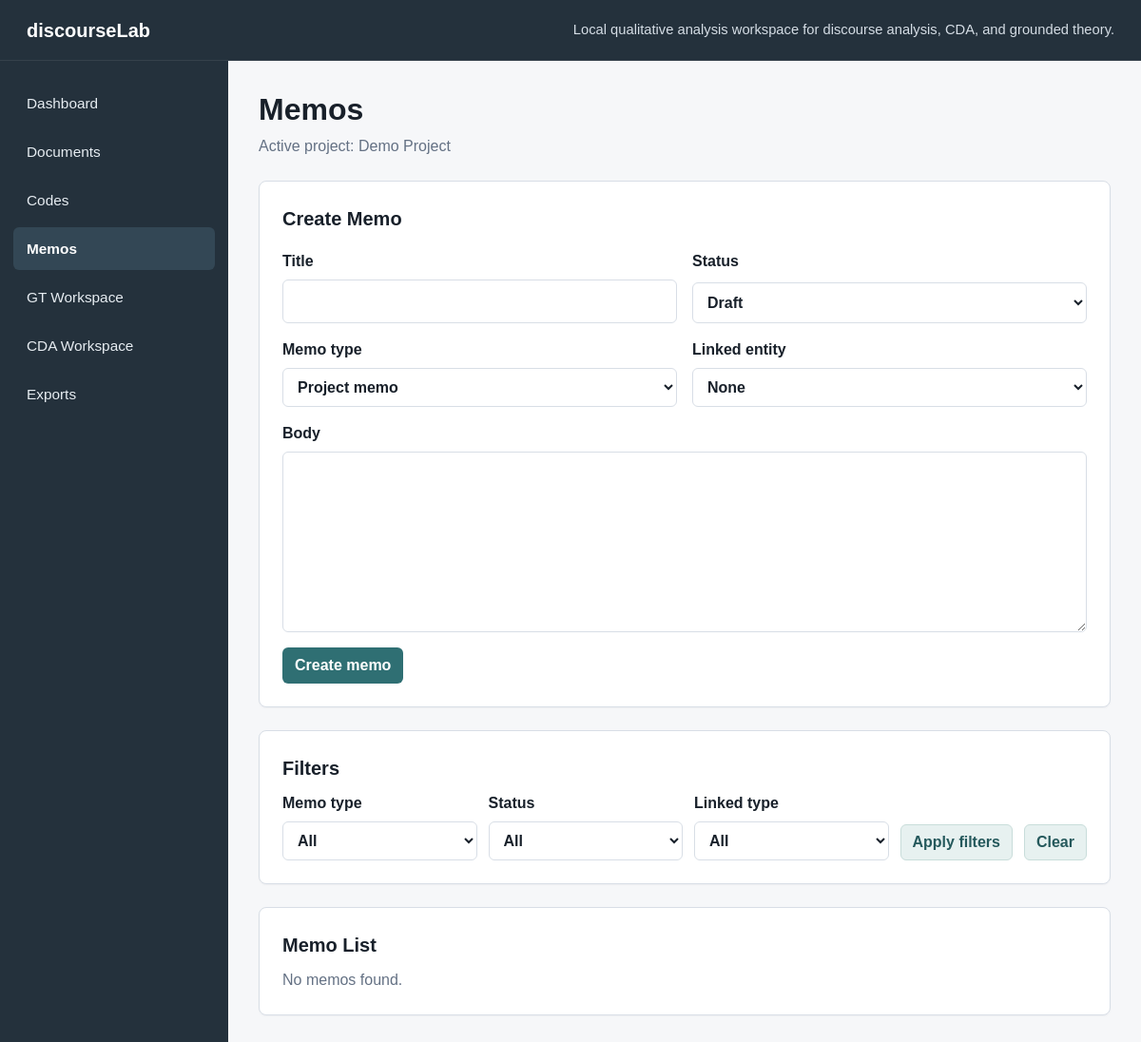
Before: /memos with the older database file.
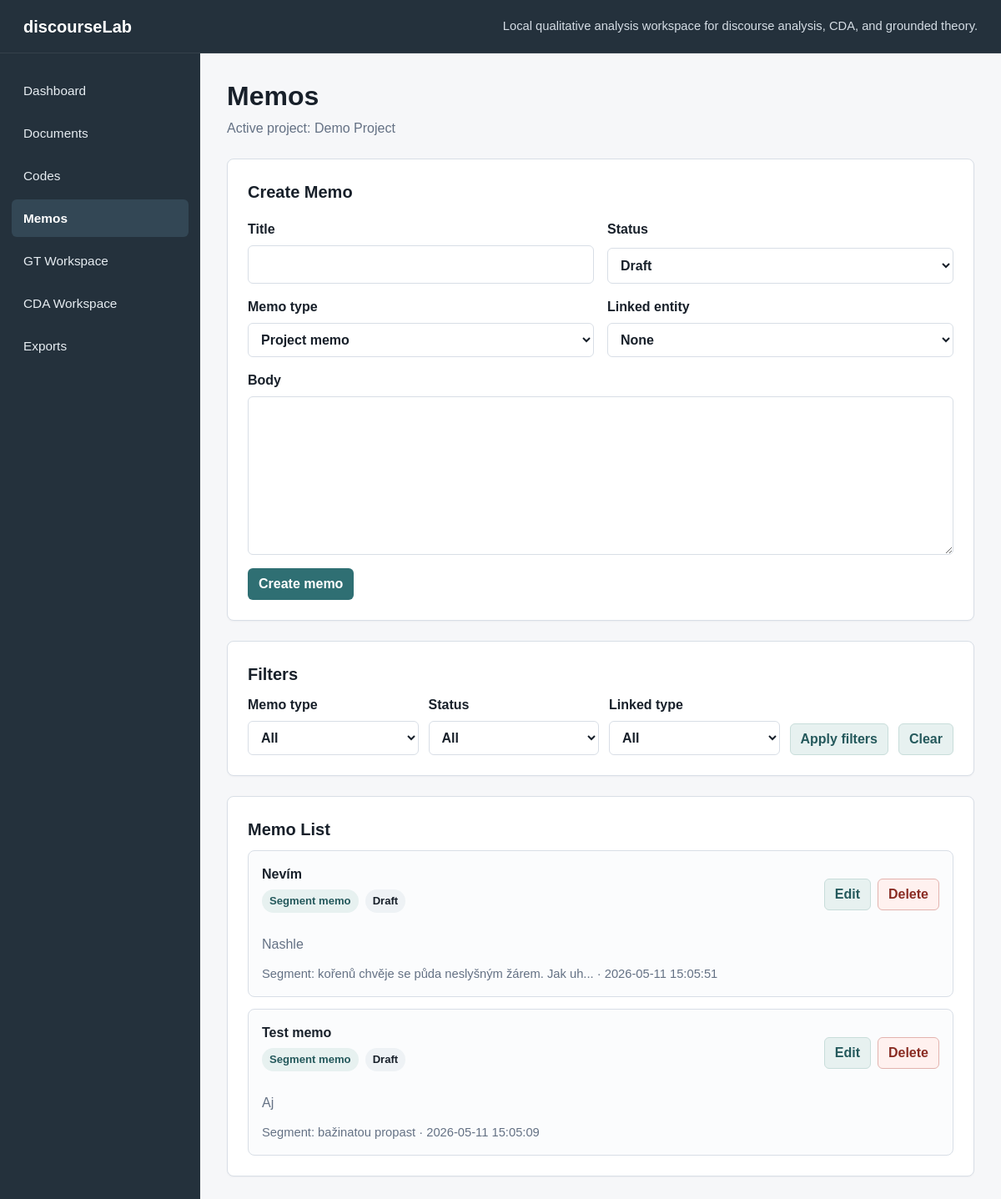
After: the same page with the newer database file.
### tables this page shows
CREATE TABLE memos (
    id INTEGER PRIMARY KEY AUTOINCREMENT,
    project_id INTEGER NOT NULL,
    title TEXT NOT NULL,
    body TEXT,
    memo_type TEXT NOT NULL DEFAULT 'analytic',
    linked_entity_type TEXT,
    linked_entity_id INTEGER,
    status TEXT NOT NULL DEFAULT 'draft',
    created_at TEXT NOT NULL DEFAULT CURRENT_TIMESTAMP,
    updated_at TEXT NOT NULL DEFAULT CURRENT_TIMESTAMP,
    FOREIGN KEY (project_id) REFERENCES projects (id) ON DELETE CASCADE
);

### app.py (the view)
    @app.route("/memos")
    def memos():
        active_project = get_active_project()
        filters = {
            "memo_type": request.args.get("memo_type", "").strip(),
            "status": request.args.get("status", "").strip(),
            "linked_entity_type": request.args.get("linked_entity_type", "").strip(),
            "linked_entity_id": request.args.get("linked_entity_id", "").strip(),
        }
        memo_rows = get_memos_for_project(active_project["id"], filters)
        return render_template(
            "memos.html",
            title="Memos",
            active_page="memos",
            active_project=active_project,
            memos=memo_rows,
            filters=filters,
            memo_type_labels=MEMO_TYPES,
            memo_status_labels=MEMO_STATUSES,
            documents=get_documents_for_memo_links(active_project["id"]),
            segments=get_segments_for_memo_links(active_project["id"]),
            codes=get_open_codes_for_project(active_project["id"]),
        )

### app.py (called while the page is built, shortened)
def get_db() -> sqlite3.Connection:
    if "db" not in g:
        g.db = sqlite3.connect(DATABASE)
        g.db.row_factory = sqlite3.Row
        g.db.execute("PRAGMA foreign_keys = ON")
    return g.db

def query_one(sql: str, params: tuple = ()) -> sqlite3.Row | None:
    return get_db().execute(sql, params).fetchone()

def query_all(sql: str, params: tuple = ()) -> list[sqlite3.Row]:
    return get_db().execute(sql, params).fetchall()

def get_active_project() -> sqlite3.Row:
    project = query_one(
        """
        SELECT id, name, description, created_at, updated_at
        FROM projects
        ORDER BY id
        LIMIT 1
        """
    )
    if project is not None:
        return project

def get_open_codes_for_project(project_id: int) -> list[sqlite3.Row]:
    return get_codes_for_project(project_id, "open")

def get_documents_for_memo_links(project_id: int) -> list[sqlite3.Row]:
    return query_all(
        """
        SELECT id, title
        FROM documents
        WHERE project_id = ?
        ORDER BY title COLLATE NOCASE
        """,
        (project_id,),
    )

### templates/memos.html (shortened to what this page needs)
{% extends "base.html" %}
{% block content %}
<section class="page-header">
    <h1>Memos</h1>
    <p>Active project: {{ active_project.name }}</p>
</section>
<section class="info-panel import-panel">
    <h2>Create Memo</h2>
    <form class="document-form" action="{{ url_for('create_memo') }}" method="post">
        <div class="form-grid">
            <label>
                <span>Title</span>
                <input type="text" name="title" required>
            </label>
            <label>
                <span>Status</span>
                <select name="status">
                    {% for value, label in memo_status_labels.items() %}
                        <option value="{{ value }}">{{ label }}</option>
                    {% endfor %}
                </select>
            </label>
        </div>
        <div class="form-grid">
            <label>
                <span>Memo type</span>
                <select name="memo_type" required>
                    {% for value, label in memo_type_labels.items() %}
                        <option value="{{ value }}" {{ "selected" if filters.memo_type == value else "" }}>{{ label }}</option>
                    {% endfor %}
                </select>
            </label>
            <label>
                <span>Linked entity</span>
                <select name="linked_target">
                    <option value="">None</option>
                </select>
            </label>
        </div>
        <label>
            <span>Body</span>
            <textarea name="body" rows="7" required></textarea>
        </label>
        <button type="submit" class="button-primary">Create memo</button>
    </form>
</section>
<section class="info-panel import-panel">
    <h2>Filters</h2>
    <form class="filter-form" action="{{ url_for('memos') }}" method="get">
        <label>
            <span>Memo type</span>
            <select name="memo_type">
                <option value="">All</option>
            </select>
        </label>
        <label>
            <span>Status</span>
            <select name="status">
                <option value="">All</option>
            </select>
        </label>
        <label>
            <span>Linked type</span>
            <select name="linked_entity_type">
                <option value="">All</option>
            </select>
        </label>
        <button type="submit" class="button-secondary">Apply filters</button>
        <a class="button-secondary" href="{{ url_for('memos') }}">Clear</a>
    </form>
</section>
<section class="info-panel">
    <h2>Memo List</h2>
    {% if memos %}
        <div class="memo-list">
            {% for memo in memos %}
                <article class="memo-card">
                    <div class="segment-card-header">
                        <div>
                            <h3>{{ memo.title }}</h3>
                            <div class="code-badge-row">
                                <span class="memo-type-badge">{{ memo_type_labels[memo.memo_type] }}</span>
                                <span class="status-badge">{{ memo_status_labels[memo.status] }}</span>
                            </div>
                        </div>
                        <div class="actions-cell">
                            <a class="button-secondary" href="{{ url_for('edit_memo', memo_id=memo.id) }}">Edit</a>
                            <form action="{{ url_for('delete_memo', memo_id=memo.id) }}" method="post">
                                <button type="submit" class="button-danger">Delete</button>
                            </form>
                        </div>
                    </div>
                    <p>{{ memo.body }}</p>
                    <p class="muted-text">{{ memo.linked_entity_label }} · {{ memo.created_at }}</p>
                </article>
            {% endfor %}
        </div>
    {% else %}
        <p>No memos found.</p>
    {% endif %}
</section>
{% endblock %}

Changed rows visible on the page:
added memos: title "Nevím", memo_type "Segment memo", status "Draft", body "Nashle", linked_entity_label "Segment: kořenů chvěje se půda neslyšným žárem. Jak uh...", created_at "2026-05-11 15:05:51"
added memos: title "Test memo", memo_type "Segment memo", status "Draft", body "Aj", linked_entity_label "Segment: bažinatou propast", created_at "2026-05-11 15:05:09"
Other visible differences:
text no longer shown: "No memos found."
